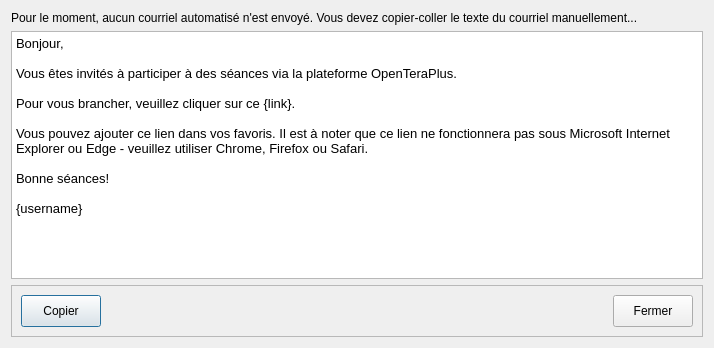
<?xml version="1.0" encoding="UTF-8"?>
<ui version="4.0">
 <class>EmailInviteDialog</class>
 <widget class="QDialog" name="EmailInviteDialog">
  <property name="geometry">
   <rect>
    <x>0</x>
    <y>0</y>
    <width>714</width>
    <height>348</height>
   </rect>
  </property>
  <property name="windowTitle">
   <string>Invitation par courriel</string>
  </property>
  <property name="windowIcon">
   <iconset resource="../resources/TeraClient.qrc">
    <normaloff>:/icons/email.png</normaloff>:/icons/email.png</iconset>
  </property>
  <layout class="QVBoxLayout" name="verticalLayout">
   <item>
    <widget class="QLabel" name="lblWarning">
     <property name="text">
      <string>Pour le moment, aucun courriel automatisé n'est envoyé. Vous devez copier-coller le texte du courriel manuellement...</string>
     </property>
     <property name="wordWrap">
      <bool>true</bool>
     </property>
    </widget>
   </item>
   <item>
    <widget class="QTextEdit" name="textEmail">
     <property name="font">
      <font>
       <pointsize>11</pointsize>
      </font>
     </property>
     <property name="html">
      <string>&lt;!DOCTYPE HTML PUBLIC &quot;-//W3C//DTD HTML 4.0//EN&quot; &quot;http://www.w3.org/TR/REC-html40/strict.dtd&quot;&gt;
&lt;html&gt;&lt;head&gt;&lt;meta name=&quot;qrichtext&quot; content=&quot;1&quot; /&gt;&lt;style type=&quot;text/css&quot;&gt;
p, li { white-space: pre-wrap; }
&lt;/style&gt;&lt;/head&gt;&lt;body style=&quot; font-family:'Sans Serif'; font-size:11pt; font-weight:400; font-style:normal;&quot;&gt;
&lt;p style=&quot; margin-top:0px; margin-bottom:0px; margin-left:0px; margin-right:0px; -qt-block-indent:0; text-indent:0px;&quot;&gt;&lt;span style=&quot; font-size:10pt;&quot;&gt;Bonjour,&lt;/span&gt;&lt;/p&gt;
&lt;p style=&quot;-qt-paragraph-type:empty; margin-top:0px; margin-bottom:0px; margin-left:0px; margin-right:0px; -qt-block-indent:0; text-indent:0px; font-size:10pt;&quot;&gt;&lt;br /&gt;&lt;/p&gt;
&lt;p style=&quot; margin-top:0px; margin-bottom:0px; margin-left:0px; margin-right:0px; -qt-block-indent:0; text-indent:0px;&quot;&gt;&lt;span style=&quot; font-size:10pt;&quot;&gt;Vous êtes invités à participer à des séances via la plateforme OpenTeraPlus.&lt;/span&gt;&lt;/p&gt;
&lt;p style=&quot;-qt-paragraph-type:empty; margin-top:0px; margin-bottom:0px; margin-left:0px; margin-right:0px; -qt-block-indent:0; text-indent:0px; font-size:10pt;&quot;&gt;&lt;br /&gt;&lt;/p&gt;
&lt;p style=&quot; margin-top:0px; margin-bottom:0px; margin-left:0px; margin-right:0px; -qt-block-indent:0; text-indent:0px;&quot;&gt;&lt;span style=&quot; font-size:10pt;&quot;&gt;Pour vous brancher, veuillez cliquer sur ce {link}.&lt;/span&gt;&lt;/p&gt;
&lt;p style=&quot;-qt-paragraph-type:empty; margin-top:0px; margin-bottom:0px; margin-left:0px; margin-right:0px; -qt-block-indent:0; text-indent:0px; font-size:10pt;&quot;&gt;&lt;br /&gt;&lt;/p&gt;
&lt;p style=&quot; margin-top:0px; margin-bottom:0px; margin-left:0px; margin-right:0px; -qt-block-indent:0; text-indent:0px;&quot;&gt;&lt;span style=&quot; font-size:10pt;&quot;&gt;Vous pouvez ajouter ce lien dans vos favoris. Il est à noter que ce lien ne fonctionnera pas sous Microsoft Internet Explorer ou Edge - veuillez utiliser Chrome, Firefox ou Safari.&lt;/span&gt;&lt;/p&gt;
&lt;p style=&quot;-qt-paragraph-type:empty; margin-top:0px; margin-bottom:0px; margin-left:0px; margin-right:0px; -qt-block-indent:0; text-indent:0px; font-size:10pt;&quot;&gt;&lt;br /&gt;&lt;/p&gt;
&lt;p style=&quot; margin-top:0px; margin-bottom:0px; margin-left:0px; margin-right:0px; -qt-block-indent:0; text-indent:0px;&quot;&gt;&lt;span style=&quot; font-size:10pt;&quot;&gt;Bonne séances!&lt;/span&gt;&lt;/p&gt;
&lt;p style=&quot;-qt-paragraph-type:empty; margin-top:0px; margin-bottom:0px; margin-left:0px; margin-right:0px; -qt-block-indent:0; text-indent:0px; font-size:10pt;&quot;&gt;&lt;br /&gt;&lt;/p&gt;
&lt;p style=&quot; margin-top:0px; margin-bottom:0px; margin-left:0px; margin-right:0px; -qt-block-indent:0; text-indent:0px;&quot;&gt;&lt;span style=&quot; font-size:10pt;&quot;&gt;{username}&lt;/span&gt;&lt;/p&gt;&lt;/body&gt;&lt;/html&gt;</string>
     </property>
    </widget>
   </item>
   <item>
    <widget class="QFrame" name="frameButtons">
     <property name="frameShape">
      <enum>QFrame::StyledPanel</enum>
     </property>
     <property name="frameShadow">
      <enum>QFrame::Raised</enum>
     </property>
     <layout class="QHBoxLayout" name="horizontalLayout">
      <item>
       <widget class="QPushButton" name="btnCopy">
        <property name="minimumSize">
         <size>
          <width>0</width>
          <height>32</height>
         </size>
        </property>
        <property name="cursor">
         <cursorShape>PointingHandCursor</cursorShape>
        </property>
        <property name="text">
         <string>Copier</string>
        </property>
        <property name="icon">
         <iconset resource="../resources/TeraClient.qrc">
          <normaloff>:/icons/copy.png</normaloff>:/icons/copy.png</iconset>
        </property>
        <property name="iconSize">
         <size>
          <width>20</width>
          <height>20</height>
         </size>
        </property>
       </widget>
      </item>
      <item>
       <spacer name="horizontalSpacer">
        <property name="orientation">
         <enum>Qt::Horizontal</enum>
        </property>
        <property name="sizeHint" stdset="0">
         <size>
          <width>507</width>
          <height>20</height>
         </size>
        </property>
       </spacer>
      </item>
      <item>
       <widget class="QPushButton" name="btnOk">
        <property name="minimumSize">
         <size>
          <width>0</width>
          <height>32</height>
         </size>
        </property>
        <property name="maximumSize">
         <size>
          <width>100</width>
          <height>16777215</height>
         </size>
        </property>
        <property name="cursor">
         <cursorShape>PointingHandCursor</cursorShape>
        </property>
        <property name="text">
         <string>Fermer</string>
        </property>
        <property name="icon">
         <iconset resource="../resources/TeraClient.qrc">
          <normaloff>:/icons/ok.png</normaloff>:/icons/ok.png</iconset>
        </property>
        <property name="iconSize">
         <size>
          <width>20</width>
          <height>20</height>
         </size>
        </property>
       </widget>
      </item>
     </layout>
    </widget>
   </item>
  </layout>
 </widget>
 <resources>
  <include location="../resources/TeraClient.qrc"/>
 </resources>
 <connections/>
</ui>
